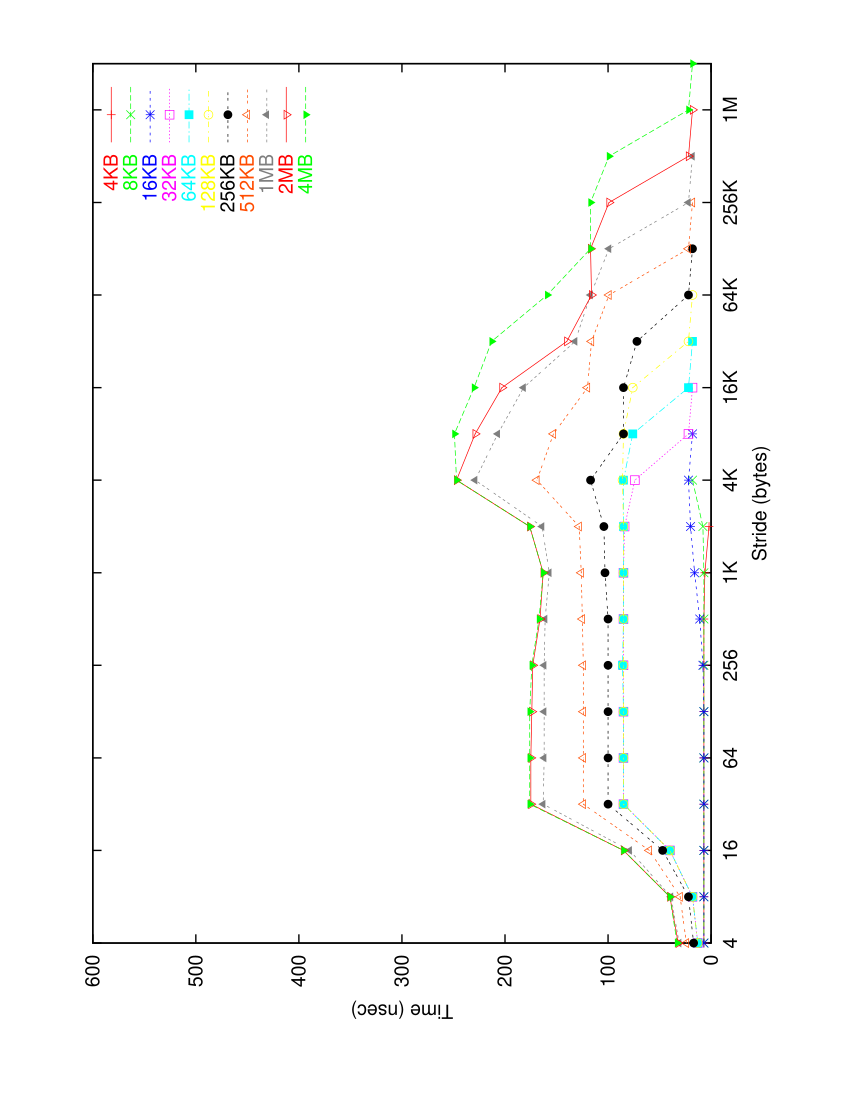

Here is the gnuplot script that generated this plot:
set logscale x 2
set xtics (4,16,64,256,"1K" 1024,"4K" 4096,"16K" 16384,"64K" 65536,"256K" 262144,"1M" 1048576)
set ylabel "Time (nsec)"
set xlabel "Stride (bytes)"
set title ""
set yrange [0:600]
set term postscript color
plot "< awk '{if ($2 == 4096) print $4,$6}' membench.out" title "4KB" with linespoints, \
     "< awk '{if ($2 == 8192) print $4,$6}' membench.out" title "8KB" with linespoints, \
     "< awk '{if ($2 == 16384) print $4,$6}' membench.out" title "16KB" with linespoints, \
     "< awk '{if ($2 == 32768) print $4,$6}' membench.out" title "32KB" with linespoints, \
     "< awk '{if ($2 == 65536) print $4,$6}' membench.out" title "64KB" with linespoints, \
     "< awk '{if ($2 == 131072) print $4,$6}' membench.out" title "128KB" with linespoints, \
     "< awk '{if ($2 == 262144) print $4,$6}' membench.out" title "256KB" with linespoints, \
     "< awk '{if ($2 == 524288) print $4,$6}' membench.out" title "512KB" with linespoints, \
     "< awk '{if ($2 == 1048576) print $4,$6}' membench.out" title "1MB" with linespoints, \
     "< awk '{if ($2 == 2097152) print $4,$6}' membench.out" title "2MB" with linespoints, \
     "< awk '{if ($2 == 4194304) print $4,$6}' membench.out" title "4MB" with linespoints
